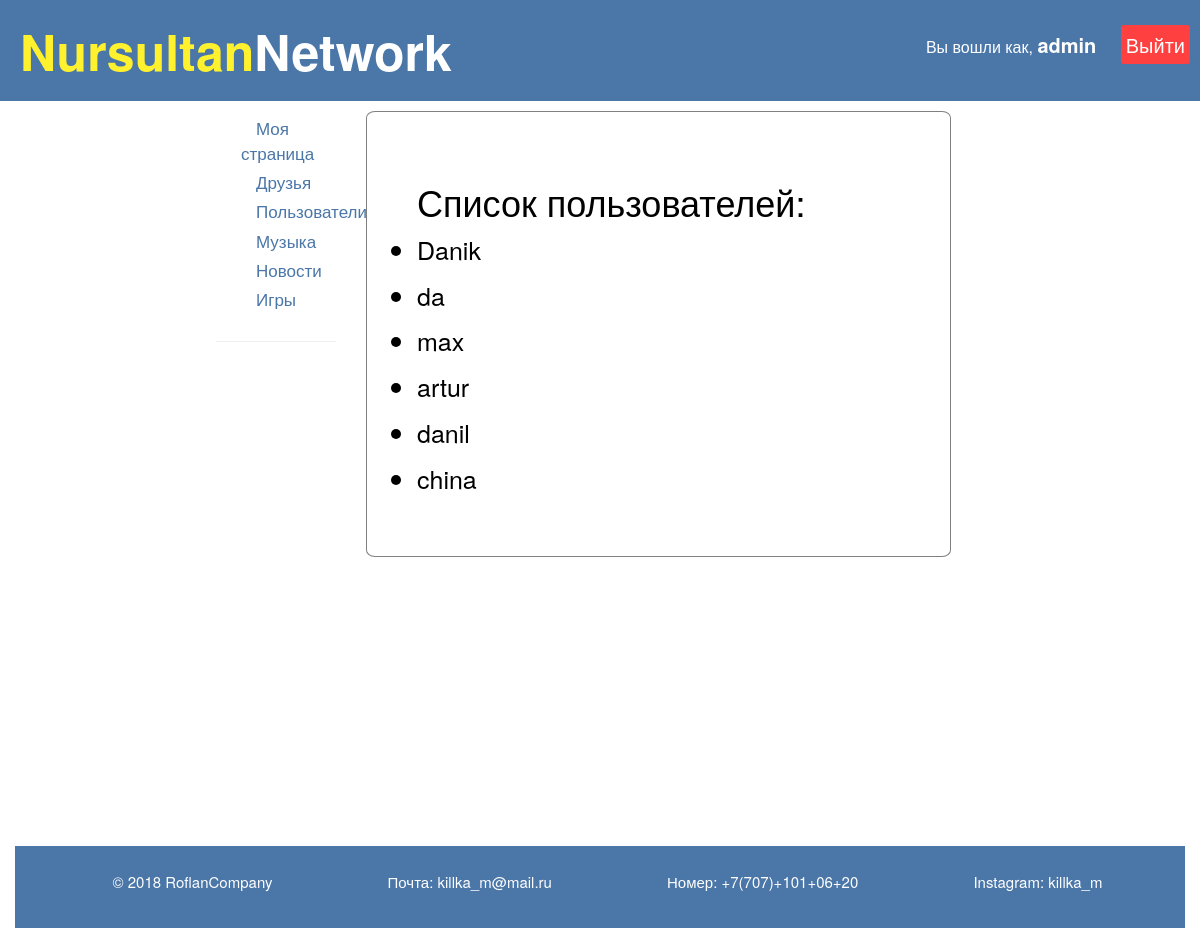
The page /users/ (signed in) on the database as committed earlier.
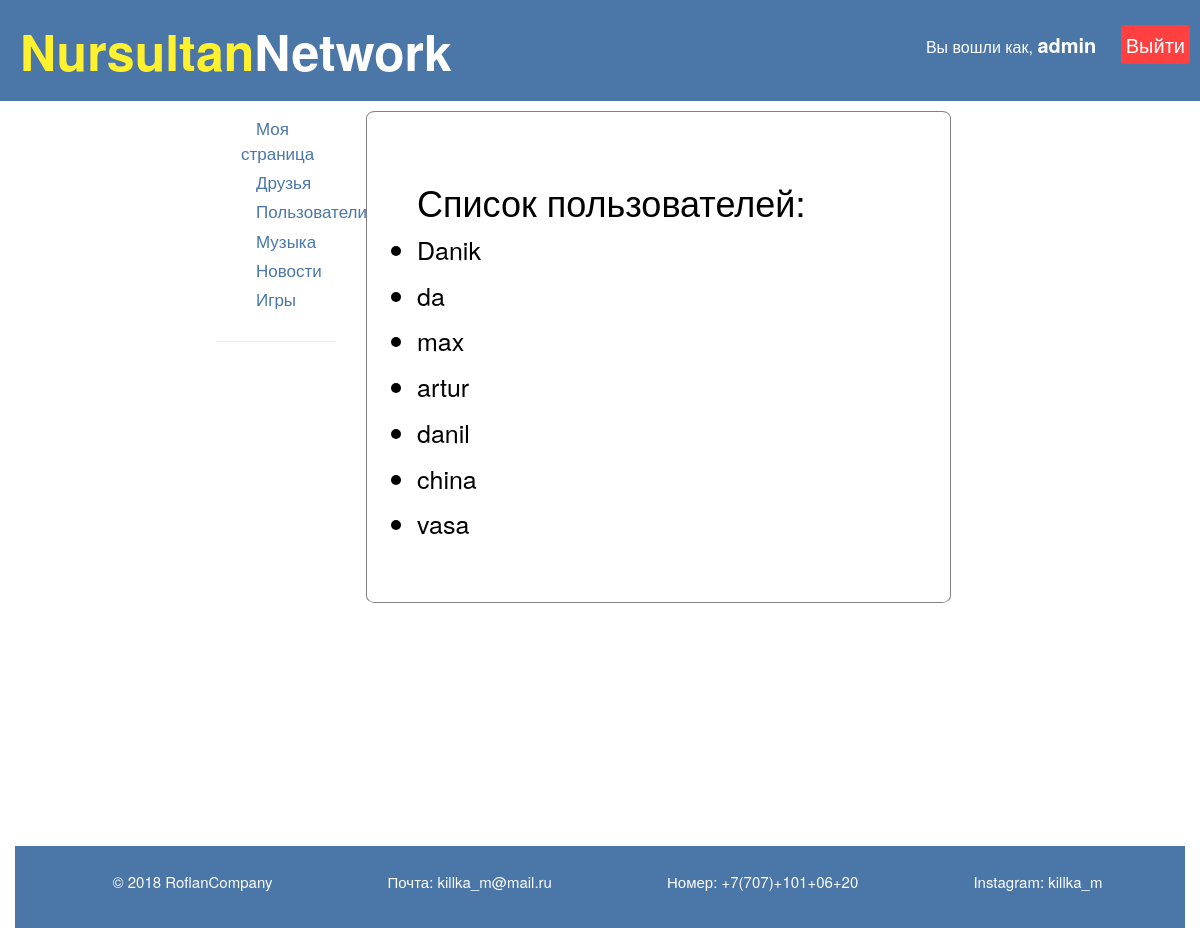
The same page on the database as committed later.
### friends/models.py (models this page shows)
class Profile(models.Model):
    user = models.OneToOneField(settings.AUTH_USER_MODEL, on_delete=models.CASCADE)
    slug = models.SlugField()
    friends = models.ManyToManyField("Profile", blank=True)
    def __str__(self):
        return str(self.user.username)
    def get_absolute_url(self):
    	return "/users/{}".format(self.slug)

### friends/views.py (the view)
# urls.py: path('', views.users_list, name='list'),
def users_list(request):
	users = Profile.objects.exclude(user=request.user)
	context = {
		'users': users
	}
	return render(request, "friends/user_list.html", context)

### friends/templates/friends/user_list.html (shortened to what this page needs)
{% extends '../mysocial/base.html' %}
{% block content %}
<div class="users_container border">
<h1>Список пользователей:</h1>
<ul>
	{% for user_p in users %}
        {% if not user_p in friends %}
		<li style="font-size: 25px;">
			<a href="{{ user_p.get_absolute_url }}">{{ user_p }}</a>
		</li>
</ul>
<ul>
        {% else %}
        <li>
            <p>hshshshsh</p>
            <a href="{{ user_p.get_absolute_url }}">{{ friends }}</a>
        </li>
</ul>
        {% endif %}
{% endfor %}
</div>
{% endblock %}

Rows that differ between the two databases and show on the page:
added Profile: user.username "vasa"
